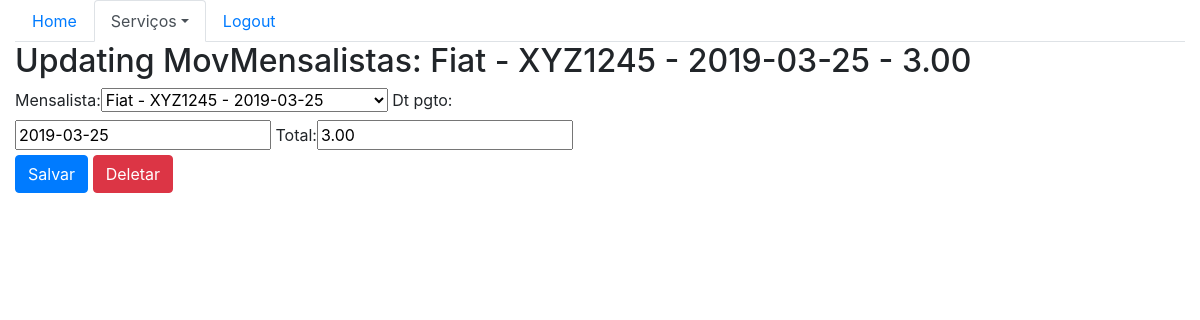
/sistema/movmensalistas_update/2/ (signed in), run on an earlier commit of the app's database.
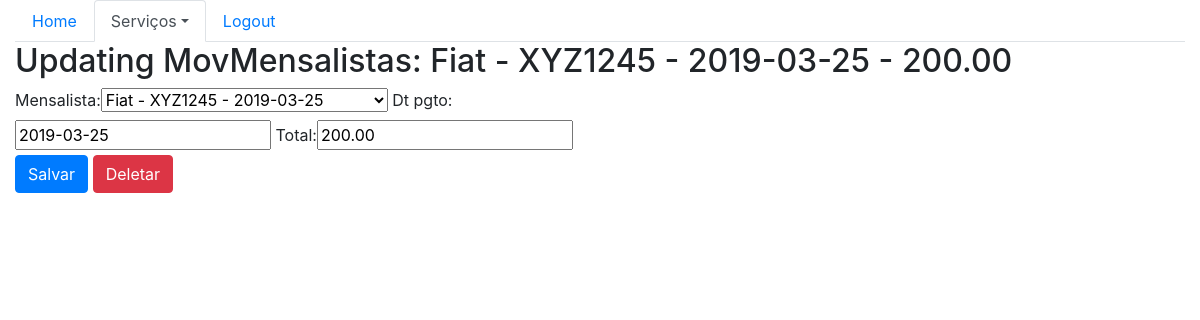
And on a later commit of the database.
### core/models.py (models this page shows, shortened)
class MovMensalista(models.Model):
    mensalista = models.ForeignKey(Mensalista, on_delete=models.CASCADE)
    dt_pgto = models.DateField()
    total = models.DecimalField(max_digits=6, decimal_places=2)
    def __str__(self):
        return str(self.mensalista) + ' - ' + str(self.total)

class Mensalista(models.Model):
    veiculo = models.ForeignKey(Veiculo, on_delete=models.CASCADE)
    inicio = models.DateField()
    valor_mes = models.DecimalField(max_digits=6, decimal_places=2)
    def __str__(self):
        return str(self.veiculo) + ' - ' + str(self.inicio)

class Veiculo(models.Model):
    marca = models.ForeignKey(Marca, on_delete=models.CASCADE)
    placa = models.CharField(max_length=7)
    proprietario = models.ForeignKey(Pessoa, on_delete=models.CASCADE)
    cor = models.CharField(max_length=15)
    observacoes = models.TextField()
    def __str__(self):
        return self.marca.nome + ' - ' + self.placa

class Marca(models.Model):
    nome = models.CharField(max_length=50)

### core/views.py (the view)
# urls.py: path('movmensalistas_update/<int:id>/', movmensalistas_update, name='core_movmensalistas_update'),
@login_required(login_url="home")
def movmensalistas_update(request, id):
    data = {}
    movmensalistas = MovMensalista.objects.get(id=id)
    form = MovMensalistaForm(request.POST or None, instance=movmensalistas)
    data['movmensalistas'] = movmensalistas
    data['form'] = form
    if request.method == 'POST':
        if form.is_valid():
            form.save()
            return redirect('core_lista_movmensalistas')
    else:
        return render(request, 'core/update_movmensalistas.html', data)

### core/forms.py
class MovMensalistaForm(ModelForm):
    class Meta:
        model = MovMensalista
        fields = '__all__'

### core/templates/core/update_movmensalistas.html (shortened to what this page needs)
{% extends 'base.html' %}
{% load bootstrap %}
{% block menu %}
    <ul class="nav nav-tabs">
    <li class="nav-item">
        <a class="nav-link" href="{% url 'home' %}">Home</a>
    </li>
    <li class="nav-item dropdown">
        <a class="nav-link active dropdown-toggle" data-toggle="dropdown" href="#" role="button" aria-haspopup="true" aria-expanded="false">Serviços</a>
    </li>
    <li class="nav-item">
        <a class="nav-link" href="">Logout</a>
    </li>
    </ul>
{% endblock %}
{% block  main %}
    <div class="row">
        <div class="col-12">
            <h2>Updating MovMensalistas: {{ movmensalistas }}</h2>
        </div>
    </div>
    <div class="row">
        <div class="col-sm-6">
            <form action="{% url 'core_movmensalistas_update' movmensalistas.id %}" method="POST">
                {{ form|bootstrap }}
                <button type="submit" class="btn btn-primary">Salvar</button>
                <a href="{% url 'core_movmensalistas_delete' movmensalistas.id %}" class="btn btn-danger">Deletar</a>
            </form>
        </div>
    </div>
{% endblock %}

What changed in the data, as far as the page shows it:
changed MovMensalista: mensalista+total "Fiat - XYZ1245 - 2019-03-25 - 3.00" → "Fiat - XYZ1245 - 2019-03-25 - 200.00"; total "3.00" → "200.00"
